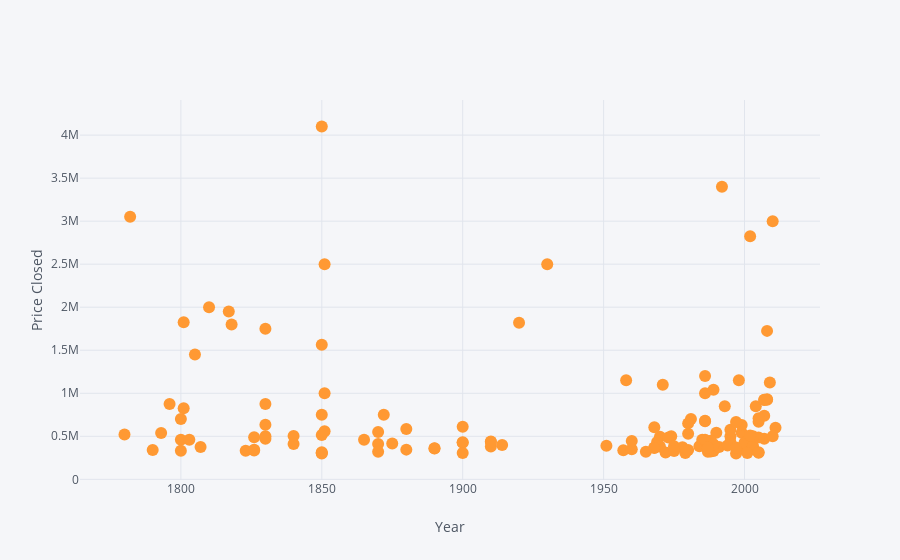

Source (notebook cell):
### Markdown cell above
Using **plotly** - a Javascript data visualization library, I proceed to explore the features that were left untouched in the preliminary step

### Code cell
df.iplot(kind='scatter',x='year_built', y='price_closed', mode='markers', xTitle='Year',yTitle='Price Closed')

### Figure 1 — Plotly figure (JSON) as saved in the notebook; plotly's stock layout.template omitted (floating-point values rounded to 4 significant figures; data arrays with more than 128 entries replaced by an {"elided": "..."} marker saying what was removed)
{"data": [{"line": {"color": "rgba(255, 153, 51, 1.0)", "dash": "solid", "width": 1.3}, "marker": {"size": 12, "symbol": "dot"}, "mode": "markers", "name": "price_closed", "text": "", "type": "scatter", "x": {"elided": "137 int values"}, "y": {"elided": "137 int values"}}], "layout": {"legend": {"bgcolor": "#F5F6F9", "font": {"color": "#4D5663"}}, "paper_bgcolor": "#F5F6F9", "plot_bgcolor": "#F5F6F9", "titlefont": {"color": "#4D5663"}, "xaxis1": {"gridcolor": "#E1E5ED", "showgrid": true, "tickfont": {"color": "#4D5663"}, "title": "Year", "titlefont": {"color": "#4D5663"}, "zerolinecolor": "#E1E5ED"}, "yaxis1": {"gridcolor": "#E1E5ED", "showgrid": true, "tickfont": {"color": "#4D5663"}, "title": "Price Closed", "titlefont": {"color": "#4D5663"}, "zerolinecolor": "#E1E5ED"}}}
